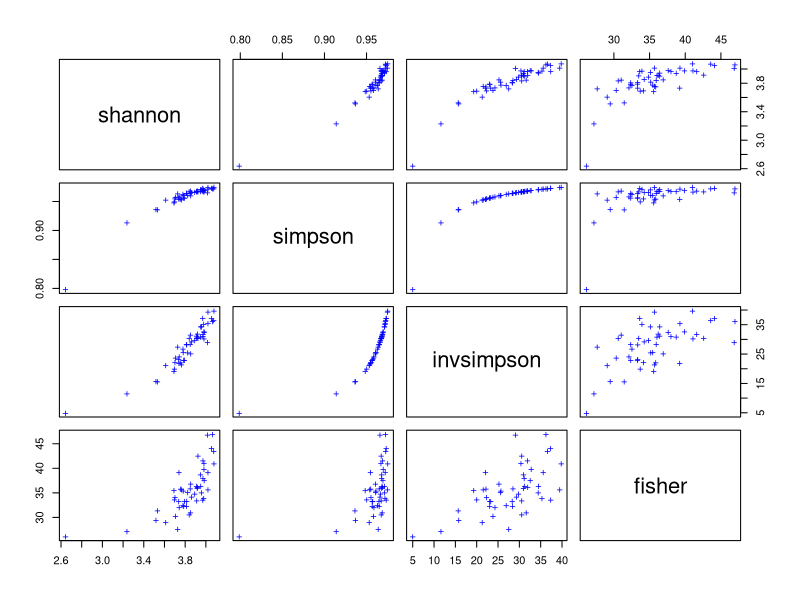
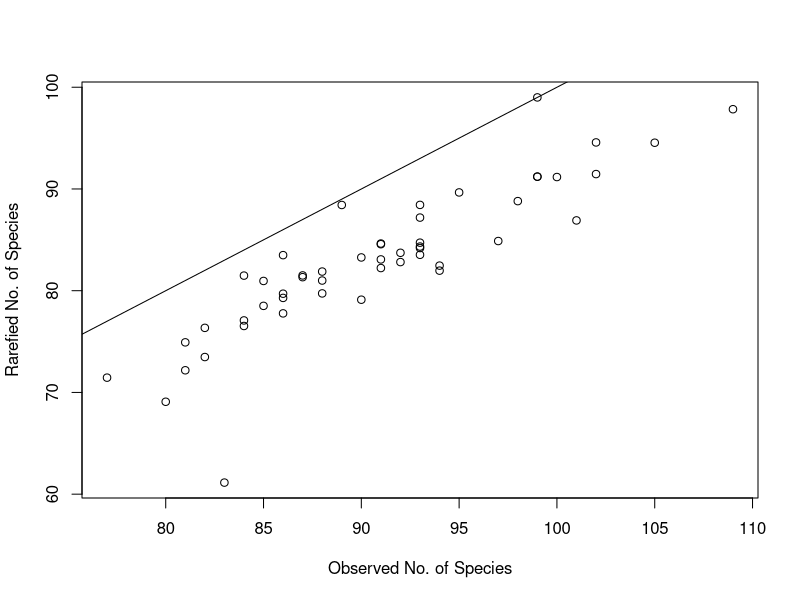
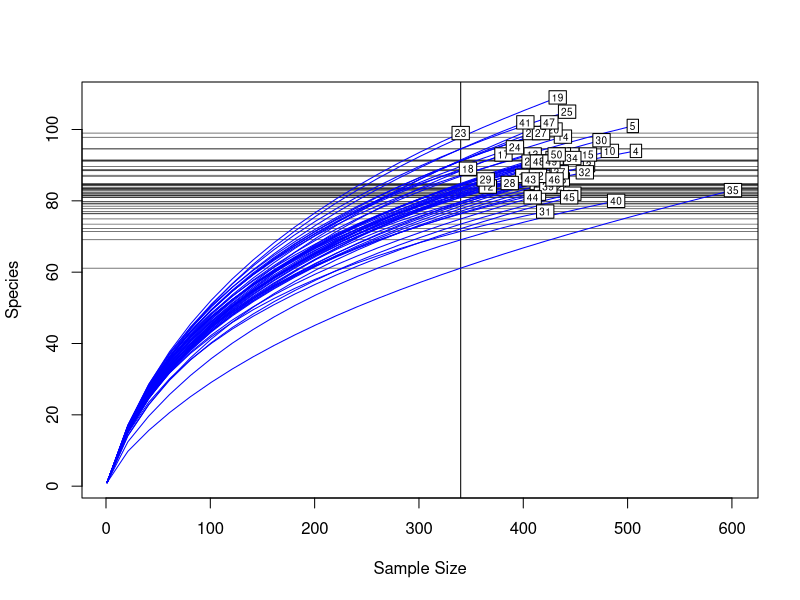
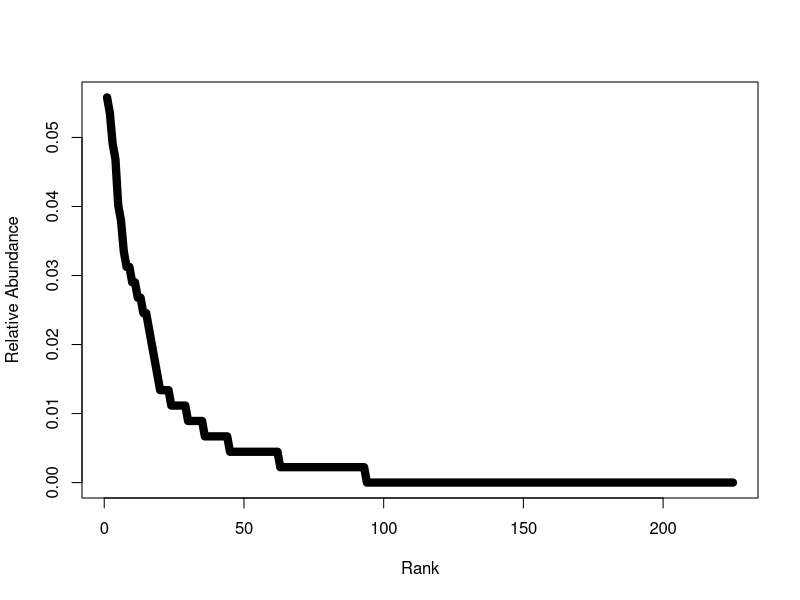

Generate these figures, in order, with R:
## ---- chunk 1
getwd()
setwd("~/GitHub/Quantitative_Biodiversity/Assignments/Week2")
## ---- chunk 2
require("vegan") #You can also type: library("vegan"). The difference being that "require"
#loads additional packages (dependencies) that vegan requires for some analyses.
## ---- chunk 3
data(BCI) # Loading the BCI dataset
## ---- chunk 4
dim(BCI)  # Prints the dimensions of the site (row) by species (column) matrix
## ---- chunk 5
BCI[1:8, 14:17]	# print abundances for sites (rows) 1 to 8 and for species (columns) 14 to 17
## ---- chunk 6
Site1 = BCI[1,] # assign the first row (site) to the variable Site1
dim(Site1) # print the dimensions of Site1 to the screen 
## ---- chunk 7
shannon <- diversity(BCI, index="shannon", MARGIN = 1, base=exp(1))
## ---- chunk 8
simpson <- diversity(BCI, "simpson")
invsimpson <- diversity(BCI, "inv")
fisher <- fisher.alpha(BCI)
## ---- chunk 9
pairs(cbind(shannon, simpson, invsimpson, fisher), pch="+", col="blue")
## ---- chunk 10
S <- specnumber(BCI)
## ---- chunk 11
(raremax <- min(rowSums(BCI)))
Srare <- rarefy(BCI, raremax)
plot(S, Srare, xlab = "Observed No. of Species", ylab = "Rarefied No. of Species")
abline(0, 1)
rarecurve(BCI, step = 20, sample = raremax, col = "blue", cex = 0.6)
## ---- chunk 12
BCI_t <- t(BCI)

BCIrel <- BCI_t
for(i in 1:ncol(BCI_t)){
  BCIrel[,i] = BCI_t[,i] / sum(BCI_t[,i])
  }
## ---- chunk 13
colSums(BCIrel)
## ---- chunk 14
rad <- BCIrel[order(BCIrel[,1], decreasing=TRUE), ]
head(rad)
## ---- chunk 15
ranks <- seq(1,nrow(rad))
## ---- chunk 16
plot(ranks,rad[,1],type='l',col="black",xlab="Rank",lwd=8,ylab="Relative Abundance",xlim=range(ranks))
